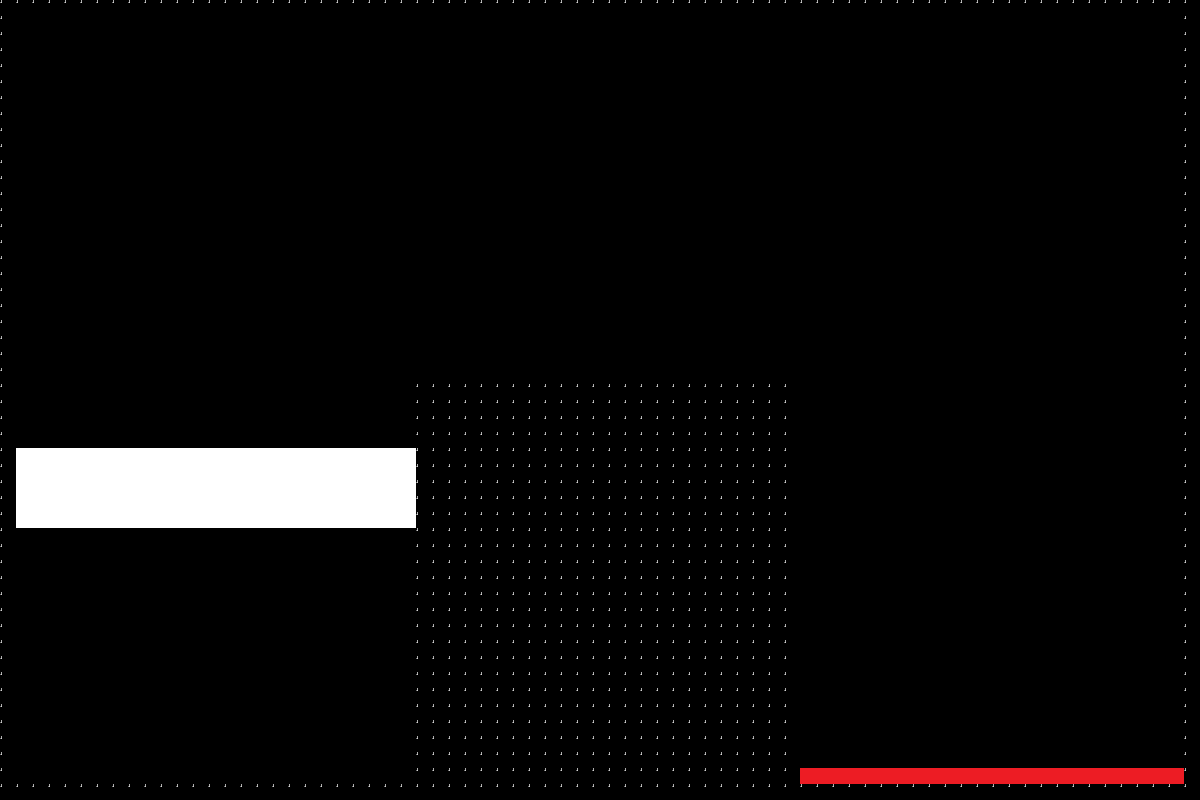

Tiled map render using the project's own tile images. Description and the map definition, with tile-layer contents summarised, below:
An orthogonal 75x50 tile map with 16x16 px tiles, 1 tile layer (Tile Layer 1) and 2 objects (bullet_pickup, white_button).

<map version="1.10" tiledversion="1.12.2" orientation="orthogonal" renderorder="right-down" width="75" height="50" tilewidth="16" tileheight="16" infinite="0" nextlayerid="3" nextobjectid="3">
 <tileset firstgid="1" source="place_holder_tileset.tsx" />
 <layer id="1" name="Tile Layer 1" width="75" height="50">
  <data>[3750 cells, 995 non-empty, 3 distinct tile ids]</data>
 </layer>
 <objectgroup id="2" name="object_layer">
  <object id="1" name="bullet_pickup" x="959.977" y="504.459" width="90" height="60">
   <properties>
    <property name="ability_type" value="bullet_pickup" />
   </properties>
  </object>
  <object id="2" name="white_button" x="1188.36" y="205.097" width="132.71" height="43.4324" rotation="90">
   <properties>
    <property name="obj_type" value="button" />
   </properties>
  </object>
 </objectgroup>
</map>
